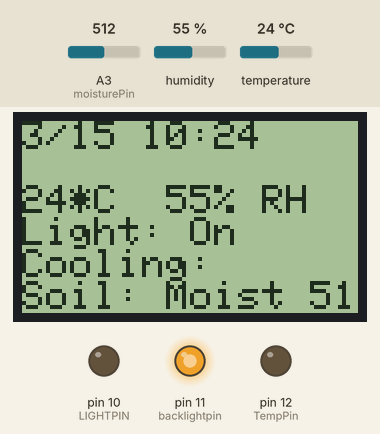
Simulated run of this sketch. Board: Arduino Uno, built with avr-gcc and run on an emulated ATmega328P. On the bench: 84×48 one-colour display, output pins drawn as LEDs (lit = HIGH). Wiring (inferred from the names in the program): DS1307 clock at I2C address 0x68. Dashed ring = blinking. The inputs (shaded band) are chosen by the test bench; at power-on: temperature 24 °C, A3 (moisturePin) = 512, humidity 55 %. The local clock reads 2024-03-15 10:24:30 at power-on unless the sketch sets it.

Above: at 4.2 s.
4.3 s: temperature set to 22 °C
At 6.3 s:
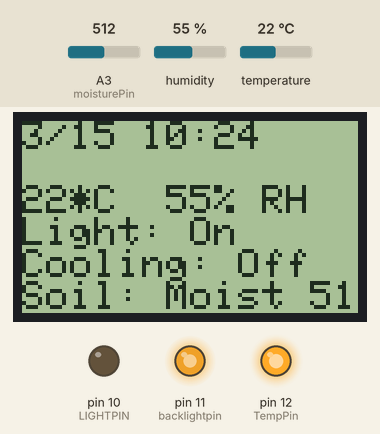
6.6 s: A3 (moisturePin) set to 410
At 7.8 s:
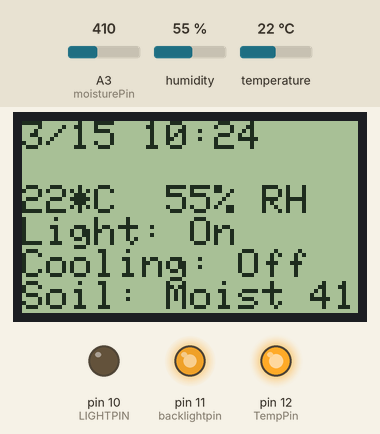
8.1 s: A3 (moisturePin) set to 388
At 9.2 s:
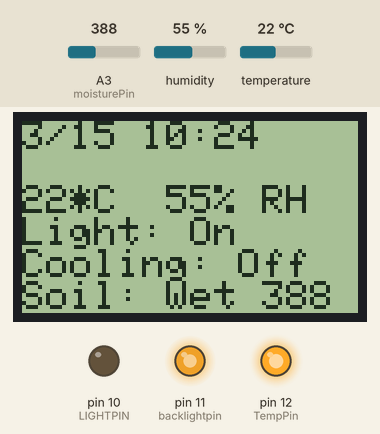
9.6 s: temperature set to 28 °C
At 13.5 s:
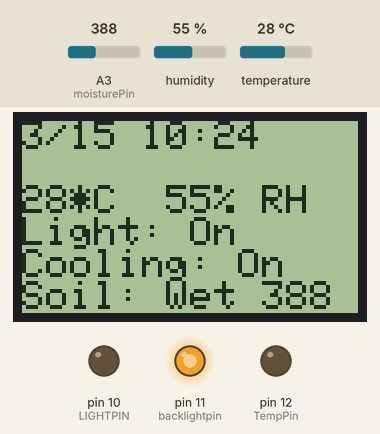
14.5 s: A3 (moisturePin) set to 710
At 15.8 s:
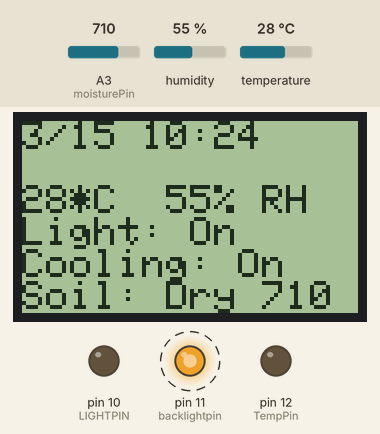
17.5 s: temperature set to 12 °C
At 20.8 s:
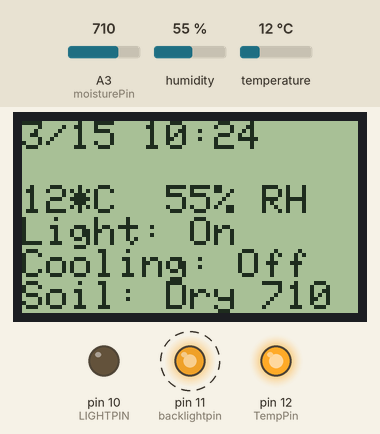
Timing chart, 0 to 23.5 s (numbered marks = the images above; inputs shaded):
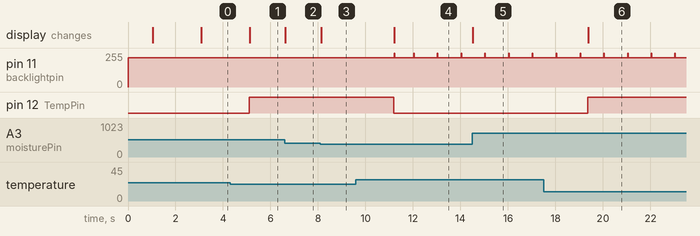

Measured:
- the behaviour switches between 24 and 23 °C on temperature (found by bisection; images 0 and 1)
- the behaviour switches between 400 and 399 on A3 (moisturePin) (found by bisection; images 2 and 3)
- after the input at 4.3 s, pin 12 (TempPin): LOW → HIGH after 0.80 s; the display: changes after 0.82 s (image 1)
- after the input at 6.6 s, the display: changes at once (image 2)
- after the input at 8.1 s, the display: changes at once (image 3)
- after the input at 9.6 s, pin 12 (TempPin): HIGH → LOW after 1.6 s; the display: changes after 1.6 s (image 4)
- after the input at 14.5 s, the display: changes at once (image 5)
- after the input at 17.5 s, pin 12 (TempPin): LOW → HIGH after 1.9 s; the display: changes after 1.9 s (image 6)

The sketch:

Erics_Garduino_V15.ino
```cpp
/*
Erics Open Source Urban Kitchen Garden
My Youtube Channel  : http://www.youtube.com/mkmeorg
If you use this code or personalize it etc- please consider sharing it back with the world via the forum at http://www.mkme.org/forum

Please consider purchasing some of the needed components for this project from Adafruit.com- They are an amazing company who support projects like this one
every day.  They also provided the needed libraries below free of charge for all us to use.  Consider supporting them whenever you can.   http://adafruit.com

V1
 Adding RTC support
 RTC Connected to VCC and Ground
 I2C Connections:
 RTC SDA connected to pin Analog 4
 RTC SCL connected to pin Analog 5

Used I2CScanner.ino to find I2C addresses- 0x50 (EEPROM?)  and 0x68 found
Used SetRTC.ino to manually set proper date/date on RTC module- This wil set the date/time as soon as serial
is initiated so set ahead by a minute and wait till time matches then open serial window to set.
Downloaded from http://projectsfromtech.blogspot.com/

V2 Added DHT 11 Support
Example testing sketch for various DHT humidity/temperature sensors
Written by ladyada, public domain
Connect pin 1 (on the left) of the sensor to +5V
Connect pin 2 of the sensor to whatever your DHTPIN is
Connect pin 4 (on the right) of the sensor to GROUND
Connect a 10K resistor from pin 2 (data) to pin 1 (power) of the sensor

V3 Test of digital output on pin 13 for light function WORKS

V4 Added Temp Control Pin 12 with relay control, setpoint and hysteresis

V5 Made all variables global and changed format
Moved Serial prints to their own area

V6 Added Moisture Measurement Pin3
Altered hysteresis/setpoint logic for relays

V7 Change Pin Assigments for relays
Added Nokia 5110 Display
Pin 11 for contrast on the Nokia 5110

V8 Added String Texts for statuses

V9 Oct 21 2014
Note- For Serial data you must send a space+ hard return to initialize the connection- Unknown why

V10 Oct 21 2014
Added Overtemp alarm- flashes backlight

V11 Oct 21 2014
Fixed Overtemp string/variables
Added Undertemp OR Overtemp condition to alarm which flashes LCD backlight
ActiveAlarm string printed to serial and can be used later to flag alarm state

V12 Oct 21 2014
backlight variables added- Will make it psossible for user input via encoders etc

V13
Alarms and Display broken out into their own voids
Alarm code can be used for any failure and all above code 0 will flash LCD backlight
Corrected time display so when value < 10 it will add a 0 in front

V14 Changed cooling setpoints to be cooler
Moved lightpin to D10
Inverted Soil moisture for sensor

V15
June 2015 More cleanup and minor edits
Removed H Bridge for heating option (not necessary in my home)
Removed function for humidity addition (ultrasonic fog fountain element)- unecessary in my build (humidity remains in sealed chamber, sometimes to excess)
Removed peristaltic pump drive- unecessary at this time but should be added back in later
changed Arduino back to Nano & altered needed I/O
Commented the heck out of everything so others with far more logical brains can make sense of my insanity

*/

#include "Wire.h" //RTC
#define DS1307_ADDRESS 0x68 //For RTC Support
byte zero = 0x00; //workaround for issue #527 on RTC
#include "DHT.h"  //You need this library
#define DHTPIN 2     // DHT11 Humidity Pin
#define DHTTYPE DHT11   // DHT 11
DHT dht(DHTPIN, DHTTYPE);//unknown needed by DHT11
#include "Adafruit_GFX.h"  //Awesome Adafruit libraries- download from their site
#include "Adafruit_PCD8544.h"  //Awesome Adafruit libraries- download from their site
Adafruit_PCD8544 display = Adafruit_PCD8544(7, 6, 5, 4, 3);//4 and 3 are reversed on the cheap eBay models

//LCD display & backlight control
#define backlightpin 11 //Pin for LCD backlight
int backlightlevel = 220; //Level for backlight PWM
int backlightoff = 255; //Level which turns backlight off completely
int displaycontrast = 50; //***** Set this contrast to suit your display- they are indeed different

//LED Light Control
#define LIGHTPIN 10 //Pin for light relay
int lighton =4; //Lights On Hour Value
int lightoff =21; //Lights Off Hour Value (Goes one hour past for some reason Eric was too dumb to figure out)

//Temperature Control
#define TempPin 12 // Relay pin for cooling
int TempHyst=1; //Hysteresis for cooling system in Degrees
int setTemp=24; //Temp Setpoint in Degrees C (29=84.2 so a 10 deg f drop at night = 23.4C at night)
                // 75 deg is supposed to be top of range for herbs (23.9C) so 10 deg drop would be 65 (18.33C)
                //This is just handy to know stuff if you want killer growth

//Globalize variables
int second, minute, hour, weekDay, monthDay, month, year;
int h;//humidity used to be float for decimal places
int t;//temperature used to be float for decimal places

//Alarms
int alarmseconds; // Used for overtemp alarm seconds since active for display flashing
int AlarmTemp = 4; // Alarm temp OVER or UNDER setTemp value
int ActiveAlarm; // Used for overtemp alarms to notify etc

/*
Alarm Codes:
0 = No active alarm
1 = Internal Temp <> AlarmTemp from setTemp value (over or under temp condition)
2 = TBD (Previously High/Low Humidity)
3 = TBD (Previously High/Low soil moisture)
4 = TBD (Previously too long heating/cooling cycle)
5 = TBD (Previously too long/short watering interval)
6 = TBD (Previously Float switch on water tank/water level low)
7 = TBD (Previously Light state error)
8 = TBD (Previously Watchdog/Reboot Triggered)
*/


//Moisture Measurement
#define moisturePin 3 //pin for analog moisture sensor
int moisture;  //Set the integer for moisture

//String Texts for use in statuses throughout code
String LightStatus;
String CoolingStatus;
String SoilStatus;


void setup(){  //Do setup type stuff to make cooler stuff work later--------------------------
  Wire.begin();
  Serial.begin(9600);
  dht.begin();//initialize temp and humidity
  pinMode(TempPin, OUTPUT);
  pinMode(LIGHTPIN, OUTPUT);
  analogWrite(backlightpin,backlightlevel);// PWM of LCD backlight but ebay unit is backwards-   //must go high + cycle to dim   //Very Dim=230
  display.begin();//Display code
  display.setContrast(displaycontrast);//Nokia 5110 works best at 50- no more flicker
  delay(1000);  //party foul I know but it is only setup
  display.clearDisplay();     // clears the screen and buffer- makes gooder stuff show up later
  display.setTextSize(1);     // set text size
  display.setTextColor(BLACK);

 // Splash Screen - Insert random funny here
  display.setTextSize(1);
  display.setTextColor(BLACK);
  display.setCursor(0,0);
  display.println("   Eric's");
  display.println("");
  display.println("   Arduino");
  display.println("   Garden");
  display.println("   Thing");
  display.display();
  delay(2000);
  display.clearDisplay();     // clears the screen and buffer

 }

void loop(){
  TimeFunctions();   //Do the time related stuff
  TempFunctions();   //Do the temp related stuff
  debug();           //Figure out what has broken type of stuffs
  SoilMoisture();    //Check the soil moisture
  LCDDisplay();      //Send everything to the LCD display
  Alarm();           //Activate alarm if applicable
  DisplayFlash();    //Flash display if alarm active

}


//------------------------------This needed by RTC
byte decToBcd(byte val){  //Needed for RTC
// Convert normal decimal numbers to binary coded decimal
  return ( (val/10*16) + (val%10) );
}

byte bcdToDec(byte val)  {  //Needed for RTC
// Convert binary coded decimal to normal decimal numbers
  return ( (val/16*10) + (val%16) );
}
//------------------------------End needed by RTC


//Do time related stuffs so cool stuffs work gooder------------------------------
void TimeFunctions(){
  // Reset the register pointer
  Wire.beginTransmission(DS1307_ADDRESS);
  Wire.write(zero);
  Wire.endTransmission();
  Wire.requestFrom(DS1307_ADDRESS, 7);
  second = bcdToDec(Wire.read());
  minute = bcdToDec(Wire.read());
  hour = bcdToDec(Wire.read() & 0b111111); //24 hour time
  weekDay = bcdToDec(Wire.read()); //0-6 -> sunday - Saturday
  monthDay = bcdToDec(Wire.read());
  month = bcdToDec(Wire.read());
  year = bcdToDec(Wire.read());

//Lights ON and OFF Functions---------------------
   if(hour >= lighton && hour <= lightoff)
   {digitalWrite(LIGHTPIN, LOW);  // set the Light Relay on
   LightStatus = "On";
   }
   else
   {digitalWrite(LIGHTPIN, HIGH);
   LightStatus = "Off"; } }

//Do temperature related stuffs----------------------------------------------------------
void TempFunctions(){
  // Reading temperature or humidity takes about 250 milliseconds!
  // Sensor readings may also be up to 2 seconds 'old' (its a very slow sensor)
  h = dht.readHumidity();
  t = dht.readTemperature();

//Cooling circuit code here----------------------------------------------------------------
//this needs a safety timer/shutoff function in production version

   if (t >= (setTemp + TempHyst)) {
    digitalWrite(TempPin, LOW);
    CoolingStatus = "On";
    }
   if (t <= (setTemp - TempHyst)) {
   digitalWrite(TempPin, HIGH);
   CoolingStatus = "Off";
   } }

//take soil moisture measurement---------------------------
void SoilMoisture(){
   moisture = analogRead(moisturePin);
   if (moisture >= 700) SoilStatus = ("Dry");
   if (moisture < 400) SoilStatus = ("Wet");
   if (moisture >= 400 && moisture <700 ) SoilStatus =  ("Moist");}

//Do debugging stuffs for nerds only-----------------------------------------------------------------
void debug(){  //This area only used for debugging any changes to the code- handy dandy sometimes :)
  if (Serial.available()){ //Can leave debug active as no resources used when not connected
  //Date and Time Values   3/1/11 23:59:59
  Serial.print(month);
  Serial.print("/");
  Serial.print(monthDay);
  Serial.print("/");
  Serial.print(year);
  Serial.print(" ");
  if (hour < 10) Serial.print("0");
  Serial.print(hour);
  Serial.print(":");
  if (minute < 10) Serial.print("0");
  Serial.print(minute);
  Serial.print(":");
  if (second < 10) Serial.print("0");
  Serial.println(second);
    //humidity Sensor Values
    // check if returns are valid, if they are NaN (not a number) then something went wrong!
    if (isnan(t) || isnan(h)) {
      Serial.println("Failed to read from DHT");}
    else {
      Serial.print("Humidity: ");
      Serial.print(h);
      Serial.print(" %\t");
      Serial.print("Temperature: ");
      Serial.print(t);
      Serial.println(" *C"); }
//Cooling System Values
  Serial.print ("Cooling is ");
  Serial.println (CoolingStatus);
//Light System Values
  Serial.print("Lights ");
  Serial.println (LightStatus);
//Soil Moisture Values
  Serial.print("Soil Moisture: ");
  Serial.print(SoilStatus);
  Serial.println (moisture);
//Alarm Status
  Serial.print("Active Alarm ");
  Serial.println(ActiveAlarm);
}}

//Write everything to the LCD so folks can see what's up---------------------------------
void LCDDisplay(){
  display.clearDisplay();              // clears the screen and buffer
  display.setCursor(0,0);
  display.setTextSize(1);     // set text size
  display.print(month);
  display.print("/");
  display.print(monthDay);
  //display.print("/");
  //display.print(year);
  display.print(" ");
  if (hour < 10) display.print("0");
  display.print(hour);
  display.print(":");
  if (minute < 10) display.print("0");
  display.println(minute);
  //display.print(":");
  //if (second < 10) display.print("0");
  //display.println(second);
  display.println("");
  display.print(t);
  display.print("*C  ");
  display.print(h);
  display.println("% RH");
  display.print("Light: ");
  display.println(LightStatus);
  display.print("Cooling: ");
  display.println(CoolingStatus);
  display.print("Soil: ");
  display.print(SoilStatus);
  display.print(" ");
  display.print(moisture);
  display.display();
  }

void Alarm(){
  //Overtemp OR Undertemp alarm--------------------------------------
  if (t >= setTemp + AlarmTemp  || t <= setTemp - AlarmTemp && second != alarmseconds  ) {ActiveAlarm = 1;} //Checks over or under alarm limit and setas alarm #1
  else   ActiveAlarm = 0; //No active alarm criteria met

  //Insert Soil Alarm here

  //Insert Moisture Alarm here

  //Insert non desired output alarms here

  //Insert SkyNet has taken over the world via my garden alarm here

}

//Flash the display if any alarm is active------------------------------
void DisplayFlash(){
  if (ActiveAlarm >0  && second != alarmseconds){
  alarmseconds = second;
  analogWrite(backlightpin,backlightoff);// Turn off backlight so flashing can begin
  }
  //Else Normal backlight- no more flashing
  else
  analogWrite(backlightpin,backlightlevel);// Normal PWM of LCD backlight
  }
```
